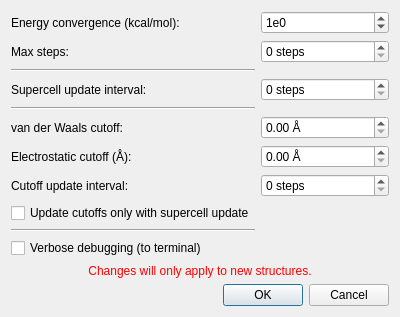
<?xml version="1.0" encoding="UTF-8"?>
<ui version="4.0">
 <class>MXtalPreoptConfigDialog</class>
 <widget class="QDialog" name="MXtalPreoptConfigDialog">
  <property name="geometry">
   <rect>
    <x>0</x>
    <y>0</y>
    <width>400</width>
    <height>300</height>
   </rect>
  </property>
  <property name="windowTitle">
   <string>Preoptimization settings</string>
  </property>
  <layout class="QGridLayout" name="gridLayout">
   <item row="1" column="0">
    <widget class="QLabel" name="label">
     <property name="text">
      <string>Energy convergence (kcal/mol):</string>
     </property>
     <property name="buddy">
      <cstring>spin_econv</cstring>
     </property>
    </widget>
   </item>
   <item row="2" column="1">
    <widget class="QSpinBox" name="spin_maxSteps">
     <property name="suffix">
      <string> steps</string>
     </property>
     <property name="maximum">
      <number>2500</number>
     </property>
    </widget>
   </item>
   <item row="2" column="0">
    <widget class="QLabel" name="label_2">
     <property name="text">
      <string>Max steps:</string>
     </property>
     <property name="buddy">
      <cstring>spin_maxSteps</cstring>
     </property>
    </widget>
   </item>
   <item row="16" column="0" colspan="2">
    <widget class="QDialogButtonBox" name="buttonBox">
     <property name="orientation">
      <enum>Qt::Horizontal</enum>
     </property>
     <property name="standardButtons">
      <set>QDialogButtonBox::Cancel|QDialogButtonBox::Ok</set>
     </property>
    </widget>
   </item>
   <item row="10" column="0">
    <widget class="QLabel" name="label_6">
     <property name="text">
      <string>Electrostatic cutoff (Å):</string>
     </property>
     <property name="buddy">
      <cstring>spin_eleCut</cstring>
     </property>
    </widget>
   </item>
   <item row="4" column="1">
    <widget class="QSpinBox" name="spin_sCUpdateInterval">
     <property name="suffix">
      <string> steps</string>
     </property>
     <property name="maximum">
      <number>20</number>
     </property>
    </widget>
   </item>
   <item row="9" column="0">
    <widget class="QLabel" name="label_5">
     <property name="text">
      <string>van der Waals cutoff:</string>
     </property>
     <property name="buddy">
      <cstring>spin_vdwCut</cstring>
     </property>
    </widget>
   </item>
   <item row="1" column="1">
    <widget class="QSpinBox" name="spin_econv">
     <property name="suffix">
      <string/>
     </property>
     <property name="prefix">
      <string>1e</string>
     </property>
     <property name="minimum">
      <number>-8</number>
     </property>
     <property name="maximum">
      <number>2</number>
     </property>
    </widget>
   </item>
   <item row="9" column="1">
    <widget class="QDoubleSpinBox" name="spin_vdwCut">
     <property name="suffix">
      <string> Å</string>
     </property>
     <property name="maximum">
      <double>50.000000000000000</double>
     </property>
    </widget>
   </item>
   <item row="11" column="1">
    <widget class="QSpinBox" name="spin_cutoffUpdateInterval">
     <property name="suffix">
      <string> steps</string>
     </property>
     <property name="maximum">
      <number>20</number>
     </property>
    </widget>
   </item>
   <item row="12" column="0">
    <widget class="QCheckBox" name="cb_updateWithSc">
     <property name="text">
      <string>Update cutoffs only with supercell update</string>
     </property>
    </widget>
   </item>
   <item row="11" column="0">
    <widget class="QLabel" name="label_4">
     <property name="text">
      <string>Cutoff update interval:</string>
     </property>
     <property name="buddy">
      <cstring>spin_cutoffUpdateInterval</cstring>
     </property>
    </widget>
   </item>
   <item row="10" column="1">
    <widget class="QDoubleSpinBox" name="spin_eleCut">
     <property name="prefix">
      <string/>
     </property>
     <property name="suffix">
      <string> Å</string>
     </property>
     <property name="maximum">
      <double>50.000000000000000</double>
     </property>
    </widget>
   </item>
   <item row="13" column="0">
    <widget class="Line" name="line_3">
     <property name="orientation">
      <enum>Qt::Horizontal</enum>
     </property>
    </widget>
   </item>
   <item row="3" column="0">
    <widget class="Line" name="line">
     <property name="orientation">
      <enum>Qt::Horizontal</enum>
     </property>
    </widget>
   </item>
   <item row="14" column="0">
    <widget class="QCheckBox" name="cb_debug">
     <property name="text">
      <string>Verbose debugging (to terminal)</string>
     </property>
    </widget>
   </item>
   <item row="5" column="0">
    <widget class="Line" name="line_2">
     <property name="orientation">
      <enum>Qt::Horizontal</enum>
     </property>
    </widget>
   </item>
   <item row="4" column="0">
    <widget class="QLabel" name="label_3">
     <property name="text">
      <string>Supercell update interval:</string>
     </property>
     <property name="buddy">
      <cstring>spin_sCUpdateInterval</cstring>
     </property>
    </widget>
   </item>
   <item row="15" column="0" colspan="2">
    <widget class="QLabel" name="label_warning">
     <property name="text">
      <string>&lt;html&gt;&lt;head/&gt;&lt;body&gt;&lt;p&gt;&lt;font color=&quot;red&quot;&gt;Changes will only apply to new structures.&lt;/font&gt;&lt;/p&gt;&lt;/body&gt;&lt;/html&gt;</string>
     </property>
     <property name="alignment">
      <set>Qt::AlignCenter</set>
     </property>
    </widget>
   </item>
  </layout>
 </widget>
 <tabstops>
  <tabstop>spin_econv</tabstop>
  <tabstop>spin_maxSteps</tabstop>
  <tabstop>spin_sCUpdateInterval</tabstop>
  <tabstop>spin_vdwCut</tabstop>
  <tabstop>spin_eleCut</tabstop>
  <tabstop>spin_cutoffUpdateInterval</tabstop>
  <tabstop>cb_updateWithSc</tabstop>
  <tabstop>cb_debug</tabstop>
  <tabstop>buttonBox</tabstop>
 </tabstops>
 <resources/>
 <connections>
  <connection>
   <sender>buttonBox</sender>
   <signal>accepted()</signal>
   <receiver>MXtalPreoptConfigDialog</receiver>
   <slot>accept()</slot>
   <hints>
    <hint type="sourcelabel">
     <x>222</x>
     <y>281</y>
    </hint>
    <hint type="destinationlabel">
     <x>157</x>
     <y>274</y>
    </hint>
   </hints>
  </connection>
  <connection>
   <sender>buttonBox</sender>
   <signal>rejected()</signal>
   <receiver>MXtalPreoptConfigDialog</receiver>
   <slot>reject()</slot>
   <hints>
    <hint type="sourcelabel">
     <x>290</x>
     <y>287</y>
    </hint>
    <hint type="destinationlabel">
     <x>286</x>
     <y>274</y>
    </hint>
   </hints>
  </connection>
  <connection>
   <sender>cb_updateWithSc</sender>
   <signal>toggled(bool)</signal>
   <receiver>spin_cutoffUpdateInterval</receiver>
   <slot>setDisabled(bool)</slot>
   <hints>
    <hint type="sourcelabel">
     <x>245</x>
     <y>181</y>
    </hint>
    <hint type="destinationlabel">
     <x>359</x>
     <y>165</y>
    </hint>
   </hints>
  </connection>
  <connection>
   <sender>cb_updateWithSc</sender>
   <signal>toggled(bool)</signal>
   <receiver>label_4</receiver>
   <slot>setDisabled(bool)</slot>
   <hints>
    <hint type="sourcelabel">
     <x>157</x>
     <y>185</y>
    </hint>
    <hint type="destinationlabel">
     <x>116</x>
     <y>162</y>
    </hint>
   </hints>
  </connection>
  <connection>
   <sender>spin_econv</sender>
   <signal>valueChanged(int)</signal>
   <receiver>label_warning</receiver>
   <slot>show()</slot>
   <hints>
    <hint type="sourcelabel">
     <x>325</x>
     <y>23</y>
    </hint>
    <hint type="destinationlabel">
     <x>337</x>
     <y>258</y>
    </hint>
   </hints>
  </connection>
  <connection>
   <sender>spin_maxSteps</sender>
   <signal>valueChanged(int)</signal>
   <receiver>label_warning</receiver>
   <slot>show()</slot>
   <hints>
    <hint type="sourcelabel">
     <x>362</x>
     <y>41</y>
    </hint>
    <hint type="destinationlabel">
     <x>374</x>
     <y>244</y>
    </hint>
   </hints>
  </connection>
  <connection>
   <sender>spin_sCUpdateInterval</sender>
   <signal>valueChanged(int)</signal>
   <receiver>label_warning</receiver>
   <slot>show()</slot>
   <hints>
    <hint type="sourcelabel">
     <x>301</x>
     <y>70</y>
    </hint>
    <hint type="destinationlabel">
     <x>290</x>
     <y>249</y>
    </hint>
   </hints>
  </connection>
  <connection>
   <sender>spin_vdwCut</sender>
   <signal>valueChanged(double)</signal>
   <receiver>label_warning</receiver>
   <slot>show()</slot>
   <hints>
    <hint type="sourcelabel">
     <x>315</x>
     <y>104</y>
    </hint>
    <hint type="destinationlabel">
     <x>309</x>
     <y>257</y>
    </hint>
   </hints>
  </connection>
  <connection>
   <sender>spin_eleCut</sender>
   <signal>valueChanged(double)</signal>
   <receiver>label_warning</receiver>
   <slot>show()</slot>
   <hints>
    <hint type="sourcelabel">
     <x>383</x>
     <y>131</y>
    </hint>
    <hint type="destinationlabel">
     <x>389</x>
     <y>249</y>
    </hint>
   </hints>
  </connection>
  <connection>
   <sender>spin_cutoffUpdateInterval</sender>
   <signal>valueChanged(int)</signal>
   <receiver>label_warning</receiver>
   <slot>show()</slot>
   <hints>
    <hint type="sourcelabel">
     <x>324</x>
     <y>163</y>
    </hint>
    <hint type="destinationlabel">
     <x>320</x>
     <y>236</y>
    </hint>
   </hints>
  </connection>
  <connection>
   <sender>cb_updateWithSc</sender>
   <signal>clicked()</signal>
   <receiver>label_warning</receiver>
   <slot>show()</slot>
   <hints>
    <hint type="sourcelabel">
     <x>65</x>
     <y>187</y>
    </hint>
    <hint type="destinationlabel">
     <x>68</x>
     <y>246</y>
    </hint>
   </hints>
  </connection>
  <connection>
   <sender>cb_debug</sender>
   <signal>clicked()</signal>
   <receiver>label_warning</receiver>
   <slot>show()</slot>
   <hints>
    <hint type="sourcelabel">
     <x>48</x>
     <y>214</y>
    </hint>
    <hint type="destinationlabel">
     <x>44</x>
     <y>242</y>
    </hint>
   </hints>
  </connection>
 </connections>
</ui>
